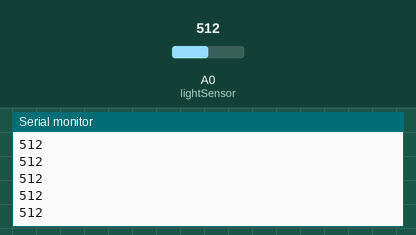
A sketch run on a simulated Arduino Uno, built with avr-gcc and run on an emulated ATmega328P. Parts: the last lines printed to the serial monitor. The test bench sets the inputs (shaded band); at power-on: A0 (lightSensor) = 512.

Above: at 1.2 s.
1.3 s: A0 (lightSensor) set to 716
At 1.9 s:
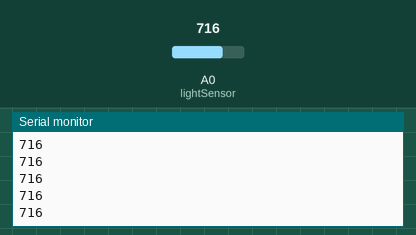
2.8 s: A0 (lightSensor) set to 900
At 3.9 s:
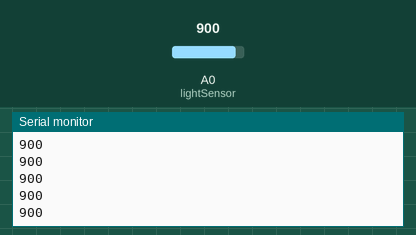
Timing chart, 0 to 5.8 s (numbered marks = the images above; inputs shaded):
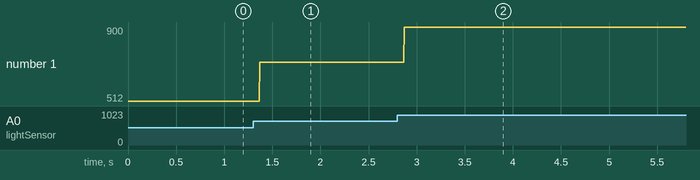

Measured:
- after the input at 1.3 s, the serial monitor: prints a new line after 0.07 s (image 1)
- after the input at 2.8 s, the serial monitor: prints a new line after 0.07 s (image 2)
- plotted number 1: 512 → 716 after the input at 1.3 s, 716 → 900 after the input at 2.8 s

The sketch:

3.CDS.1.ino
```cpp
int lightSensor=A0;
int sensorValue=0;

void setup() {
  // put your setup code here, to run once:
  Serial.begin(9600);
}

void loop() {
  // put your main code here, to run repeatedly:

  sensorValue=analogRead(lightSensor);

  Serial.println(sensorValue);

  delay(1);
}
```
